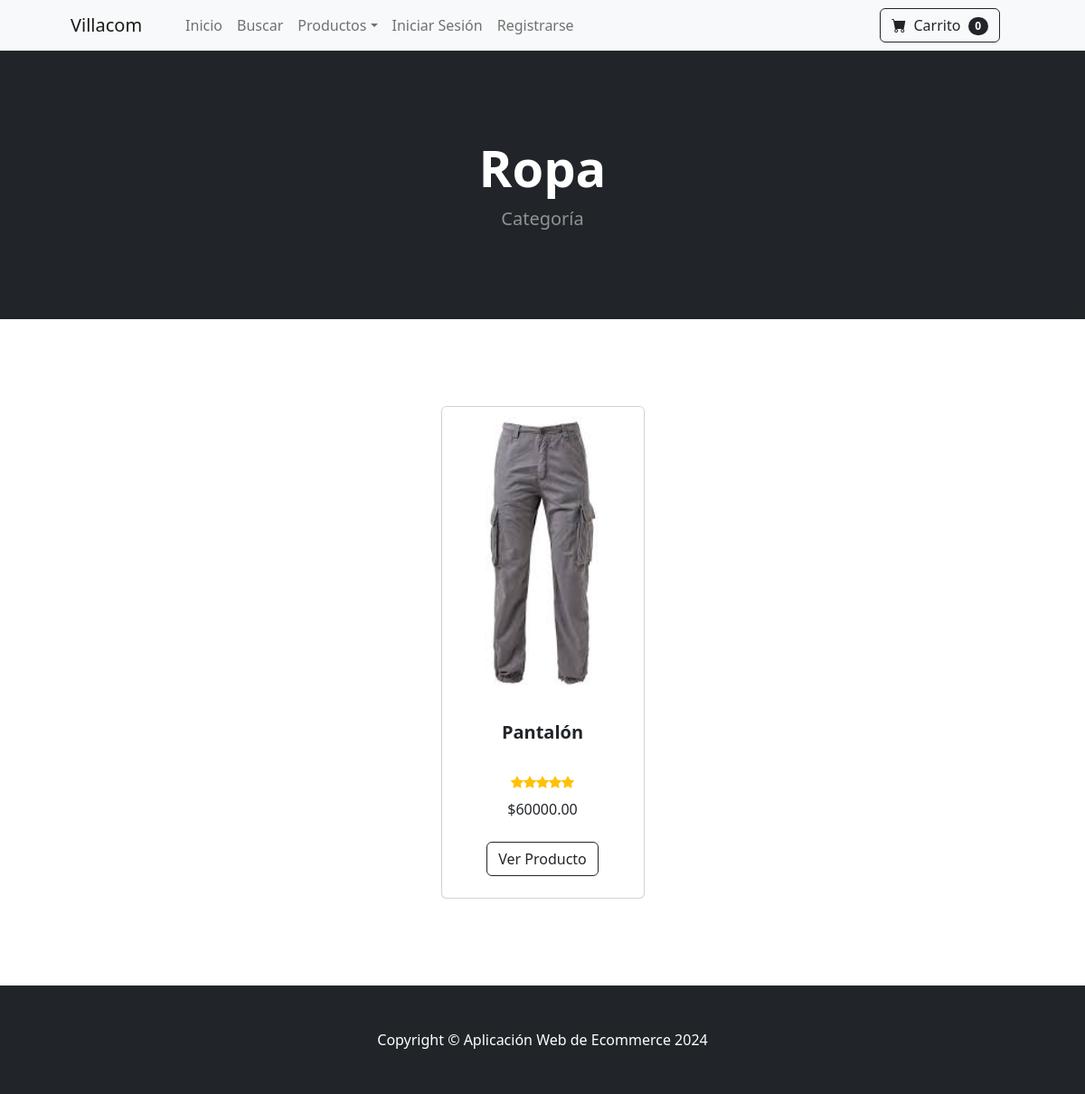
Before: /category/Ropa with the older database file.
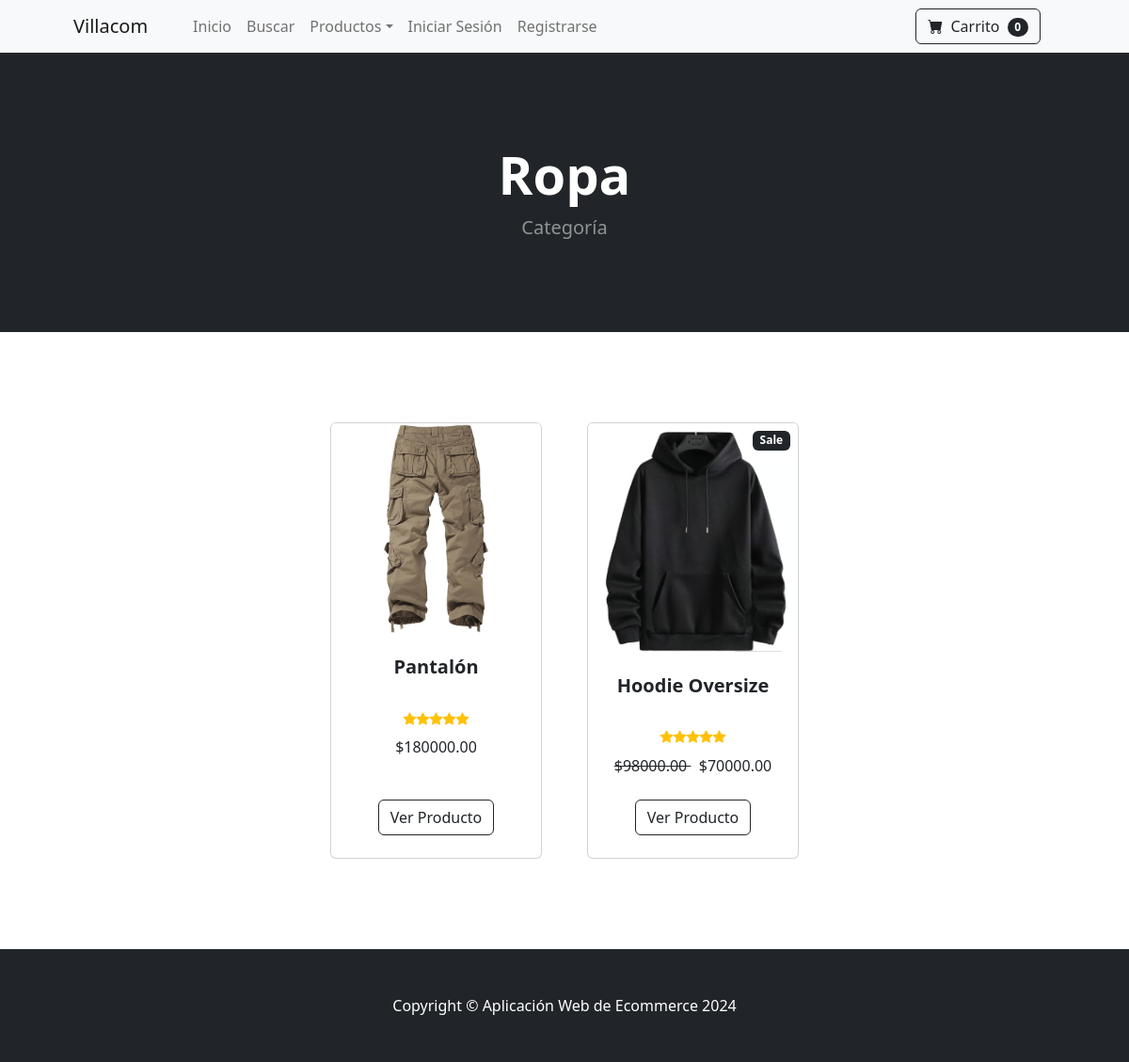
After: the same page with the newer database file.
### store/models.py (models this page shows, shortened)
class Product(models.Model):
    business = models.ForeignKey(Business, on_delete=models.CASCADE)
    name = models.CharField(max_length=50)
    price = models.DecimalField(default=0, decimal_places=2, max_digits=11)
    category = models.ForeignKey(Category, on_delete=models.CASCADE, default=1)
    description = models.CharField(max_length=250, default='', blank=True, null=True)
    image = models.ImageField(upload_to='uploads/product/')
    is_sale = models.BooleanField(default=False)
    sale_price = models.DecimalField(default=0, decimal_places=2, max_digits=11)
    class Meta:
        verbose_name_plural = 'productos'

### store/views.py (the view)
# urls.py: path('category/<str:foo>', views.category, name='category'),
def category(request, foo):
    foo = foo.replace('-', ' ')
    try:
        category = Category.objects.get(name=foo)
        products = Product.objects.filter(category=category)
        return render(request, 'category.html', {'products': products, 'category': category})
    except:
        messages.success(request, ("La Categoría No Existe"))
        return redirect('home')

### cart/cart.py (called while the page is built)
    def __len__(self):
        return len(self.cart)

### cart/context_processors.py (called while the page is built)
def cart(request):
    return {'cart': Cart(request)}

### store/models.py (called while the page is built)
    def __str__(self):
        return self.name

### store/templates/category.html (shortened to what this page needs)
{% extends 'base.html' %}
{% block content %}
        <header class="bg-dark py-5">
            <div class="container px-4 px-lg-5 my-5">
                <div class="text-center text-white">
                    <h1 class="display-4 fw-bolder">{{ category }}</h1>
                    <p class="lead fw-normal text-white-50 mb-0">Categoría</p>
                </div>
            </div>
        </header>
        <section class="py-5">
            <div class="container px-4 px-lg-5 mt-5">
                <div class="row gx-4 gx-lg-5 row-cols-2 row-cols-md-3 row-cols-xl-4 justify-content-center">
                    {% if products %}
                        {% for product in products %}
                            <div class="col mb-5">
                                <div class="card h-100">
                                    {% if product.is_sale %}
                                        <div class="badge bg-dark text-white position-absolute" style="top: 0.5rem; right: 0.5rem">Sale</div>
                                    {% endif %}
                                    <img class="card-img-top" src="{{ product.image.url }}" alt="..." />
                                    <div class="card-body p-4">
                                        <div class="text-center">
                                            <h5 class="fw-bolder">{{ product.name }}</h5>
                                            <br>
                                            <div class="d-flex justify-content-center small text-warning mb-2">
                                                <div class="bi-star-fill"></div>
                                                <div class="bi-star-fill"></div>
                                                <div class="bi-star-fill"></div>
                                                <div class="bi-star-fill"></div>
                                                <div class="bi-star-fill"></div>
                                            </div>
                                            {% if product.is_sale %}
                                                <strike> ${{ product.price }} </strike>
                                                ${{ product.sale_price }}
                                            {% else %}
                                                ${{ product.price }}
                                            {% endif %}
                                        </div>
                                    </div>
                                    <div class="card-footer p-4 pt-0 border-top-0 bg-transparent">
                                        <div class="text-center"><a class="btn btn-outline-dark mt-auto" href="{% url 'product' product.id %}">Ver Producto</a></div>
                                    </div>
                                </div>
                            </div>
                        {% endfor %}
                    {% endif %}
                </div>
            </div>
        </section>
{% endblock %}

Changed rows visible on the page:
changed Product "Pantalón": image: a different picture; price "60000.00" → "180000.00"
added Product: is_sale "Sale", image (picture), name "Hoodie Oversize", price "98000.00", sale_price "70000.00"
